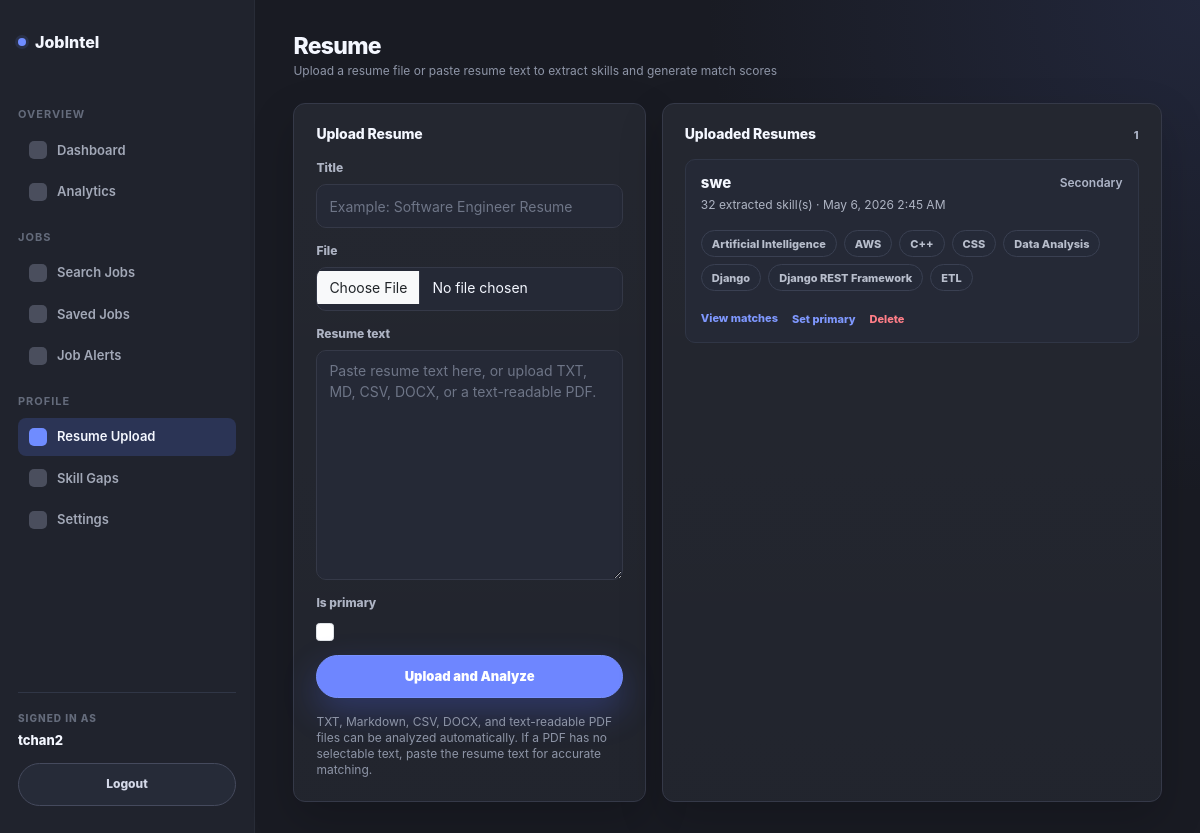
The app's page /resume/ (signed in) with its own data.
### resume_fixer/models.py (models this page shows, shortened)
class TimeStampedModel(models.Model):
    created_at = models.DateTimeField(auto_now_add=True)
    updated_at = models.DateTimeField(auto_now=True)
    class Meta:
        abstract = True

class Resume(TimeStampedModel):
    user = models.ForeignKey(settings.AUTH_USER_MODEL, on_delete=models.CASCADE, related_name='resumes')
    title = models.CharField(max_length=150)
    file = models.FileField(upload_to=resume_upload_path, blank=True)
    extracted_text = models.TextField(blank=True)
    parsed_data = models.JSONField(default=dict, blank=True)
    is_primary = models.BooleanField(default=False)
    class Meta:
        ordering = ['-updated_at']

class ResumeSkill(TimeStampedModel):
    resume = models.ForeignKey(Resume, on_delete=models.CASCADE, related_name='resume_skills')
    skill = models.ForeignKey(Skill, on_delete=models.CASCADE, related_name='resume_skills')
    confidence = models.DecimalField(max_digits=5, decimal_places=2, default=0)
    years_experience = models.DecimalField(max_digits=4, decimal_places=1, null=True, blank=True)
    evidence = models.TextField(blank=True)
    class Meta:
        unique_together = ('resume', 'skill')
        ordering = ['skill__normalized_name']

class Skill(TimeStampedModel):
    class Category(models.TextChoices):
        LANGUAGE = 'language', 'Programming Language'
        FRAMEWORK = 'framework', 'Framework'
        DATABASE = 'database', 'Database'
        CLOUD = 'cloud', 'Cloud'
        TOOL = 'tool', 'Tool'
        SOFT_SKILL = 'soft_skill', 'Soft Skill'
        CERTIFICATION = 'certification', 'Certification'
        OTHER = 'other', 'Other'
    name = models.CharField(max_length=100, unique=True)
    normalized_name = models.CharField(max_length=100, unique=True)
    category = models.CharField(max_length=25, choices=Category.choices, default=Category.OTHER)
    class Meta:
        ordering = ['normalized_name']

### resume_fixer/views.py (the view)
# urls.py: path('resume/', views.resume, name='resume'),
@login_required(login_url='login')
def resume(request):
    return resume_upload(request)

### resume_fixer/forms.py
class ResumeUploadForm(forms.ModelForm):
    extracted_text = forms.CharField(
        required=False,
        label='Resume text',
        widget=forms.Textarea(attrs={
            'class': FIELD_CLASS,
            'rows': 10,
            'placeholder': 'Paste resume text here, or upload TXT, MD, CSV, DOCX, or a text-readable PDF.',
        }),
    )
    class Meta:
        model = Resume
        fields = ['title', 'file', 'extracted_text', 'is_primary']
        widgets = {
            'title': forms.TextInput(attrs={'class': FIELD_CLASS, 'placeholder': 'Example: Software Engineer Resume'}),
            'file': forms.ClearableFileInput(attrs={'class': FIELD_CLASS}),
            'is_primary': forms.CheckboxInput(attrs={'class': CHECK_CLASS}),
        }

### resume_fixer/services.py (called while the page is built, shortened)
def normalize_name(value):
    return re.sub(r'\s+', ' ', value.strip().lower())

def get_working_user(request):
    return request.user

def seed_reference_data():
    for name, category, aliases in SKILL_DEFINITIONS:
        Skill.objects.get_or_create(
            normalized_name=normalize_name(name),
            defaults={'name': name, 'category': category},
        )
    if JobPosting.objects.exists():
        return

### resume_fixer/views.py (called while the page is built, shortened)
@login_required(login_url='login')
def resume_upload(request):
    seed_reference_data()
    user = get_working_user(request)
    form = ResumeUploadForm()
    resumes = Resume.objects.filter(user=user).prefetch_related('resume_skills__skill')
    return render(request, 'resume_fixer/resume.html', {
        'page_key': 'resume',
        'page_title': 'Resume',
        'page_subtitle': 'Upload a resume file or paste resume text to extract skills and generate match scores',
        'form': form,
        'resumes': resumes,
    })

### templates/resume_fixer/resume.html (shortened to what this page needs)
{% extends 'resume_fixer/base.html' %}
{% block content %}
<div class="top-row d-flex flex-wrap align-items-start justify-content-between gap-3 mb-4">
    <div>
        <h1 class="page-title mb-1">{{ page_title }}</h1>
        <p class="page-subtitle mb-0">{{ page_subtitle }}</p>
    </div>
</div>
<div class="row g-3 align-items-stretch">
    <div class="col-12 col-xl-5">
        <section class="panel h-100">
            <div class="panel-heading mb-3">
                <h2 class="panel-title mb-0">Upload Resume</h2>
            </div>
            <form method="post" enctype="multipart/form-data" class="stacked-form">
                {% for field in form %}
                <div class="form-field {% if field.name == 'extracted_text' %}wide-field{% endif %}">
                    <label for="{{ field.id_for_label }}">{{ field.label }}</label>
                    {{ field }}
                </div>
                {% endfor %}
                <button class="auth-submit inline-submit" type="submit">Upload and Analyze</button>
            </form>
            <p class="page-subtitle mt-3 mb-0">TXT, Markdown, CSV, DOCX, and text-readable PDF files can be analyzed automatically. If a PDF has no selectable text, paste the resume text for accurate matching.</p>
        </section>
    </div>
    <div class="col-12 col-xl-7">
        <section class="panel h-100">
            <div class="panel-heading d-flex justify-content-between align-items-center mb-3">
                <h2 class="panel-title mb-0">Uploaded Resumes</h2>
                <span class="panel-count">{{ resumes|length }}</span>
            </div>
            <div class="job-list d-flex flex-column gap-3">
                {% for item in resumes %}
                <article class="job-card">
                    <div class="d-flex flex-wrap justify-content-between gap-3">
                        <div>
                            <h3 class="job-title mb-1"><a class="job-title-link" href="{% url 'resume_detail' item.id %}">{{ item.title }}</a></h3>
                            <p class="job-meta mb-0">{{ item.resume_skills.count }} extracted skill(s) · {{ item.updated_at|date:'M j, Y g:i A' }}</p>
                        </div>
                        <div class="job-side text-sm-end">
                            {% if item.is_primary %}<div class="job-match">Primary</div>{% else %}<div class="metric-change neutral">Secondary</div>{% endif %}
                        </div>
                    </div>
                    <div class="tag-row mt-3">
                        {% for resume_skill in item.resume_skills.all|slice:':8' %}
                        <span class="soft-tag">{{ resume_skill.skill.name }}</span>
                        {% empty %}
                        <span class="soft-tag">No extracted skills</span>
                        {% endfor %}
                    </div>
                    <div class="card-actions mt-3">
                        <a class="view-link" href="{% url 'resume_detail' item.id %}">View matches</a>
                        {% if not item.is_primary %}
                        <form method="post" action="{% url 'set_primary_resume' item.id %}">
                            <button class="link-button" type="submit">Set primary</button>
                        </form>
                        {% endif %}
                        <form method="post" action="{% url 'delete_resume' item.id %}">
                            <button class="link-button danger-link" type="submit">Delete</button>
                        </form>
                    </div>
                </article>
                {% empty %}
                <div class="empty-state">No resumes uploaded yet.</div>
                {% endfor %}
            </div>
        </section>
    </div>
</div>
{% endblock %}

### templates/resume_fixer/base.html (shortened to what this page needs)
{% load static %}
<!doctype html>
<html lang="en">
<head>
    <link href="https://cdn.jsdelivr.net/npm/bootstrap@5.3.3/dist/css/bootstrap.min.css" rel="stylesheet">
    <link href="{% static 'resume_fixer/css/jobintel.css' %}" rel="stylesheet">
</head>
<body>
<div class="app-shell d-flex">
    <aside class="sidebar d-flex flex-column">
        <a class="brand text-decoration-none" href="{% url 'dashboard' %}">
            <span class="brand-mark"></span>
            <span>JobIntel</span>
        </a>
        <div class="nav-section-label">Overview</div>
        <nav class="nav flex-column gap-1">
            <a class="side-link {% if page_key == 'dashboard' %}active{% endif %}" href="{% url 'dashboard' %}"><span class="side-icon"></span><span>Dashboard</span></a>
            <a class="side-link {% if page_key == 'analytics' %}active{% endif %}" href="{% url 'analytics' %}"><span class="side-icon"></span><span>Analytics</span></a>
        </nav>
        <div class="nav-section-label">Jobs</div>
        <nav class="nav flex-column gap-1">
            <a class="side-link {% if page_key == 'search_jobs' %}active{% endif %}" href="{% url 'search_jobs' %}"><span class="side-icon"></span><span>Search Jobs</span></a>
            <a class="side-link {% if page_key == 'saved_jobs' %}active{% endif %}" href="{% url 'saved_jobs' %}"><span class="side-icon"></span><span>Saved Jobs</span></a>
            <a class="side-link {% if page_key == 'job_alerts' %}active{% endif %}" href="{% url 'job_alerts' %}"><span class="side-icon"></span><span>Job Alerts</span></a>
        </nav>
        <div class="nav-section-label">Profile</div>
        <nav class="nav flex-column gap-1">
            <a class="side-link {% if page_key == 'resume' %}active{% endif %}" href="{% url 'resume' %}"><span class="side-icon"></span><span>Resume Upload</span></a>
            <a class="side-link {% if page_key == 'skill_gaps' %}active{% endif %}" href="{% url 'skill_gaps' %}"><span class="side-icon"></span><span>Skill Gaps</span></a>
            <a class="side-link {% if page_key == 'settings' %}active{% endif %}" href="{% url 'settings' %}"><span class="side-icon"></span><span>Settings</span></a>
        </nav>
        <div class="sidebar-account mt-auto">
            <div class="account-label">Signed in as</div>
            <div class="account-name">{{ request.user.username }}</div>
            <form method="post" action="{% url 'logout' %}">
                <button class="logout-button sidebar-logout" type="submit">Logout</button>
            </form>
        </div>
    </aside>
    <main class="content flex-grow-1">
        {% block content %}{% endblock %}
    </main>
</div>
</body>
</html>

### records on screen
Resume: title "swe", resume_skills.count "32", updated_at "May 6, 2026 2:45 AM", is_primary "Secondary"
ResumeSkill: skill.name "Artificial Intelligence"
ResumeSkill: skill.name "AWS"
ResumeSkill: skill.name "C++"
ResumeSkill: skill.name "CSS"
ResumeSkill: skill.name "Data Analysis"
ResumeSkill: skill.name "Django"
ResumeSkill: skill.name "Django REST Framework"
ResumeSkill: skill.name "ETL"

### other values on screen
{{ request.user.username }} "tchan2"
{{ page_title }} "Resume"
{{ page_subtitle }} "Upload a resume file or paste resume text to extract skills and generate match scores"
{{ field.label }} "Title" "File" "Resume text" "Is primary"
{{ resumes|length }} "1"
